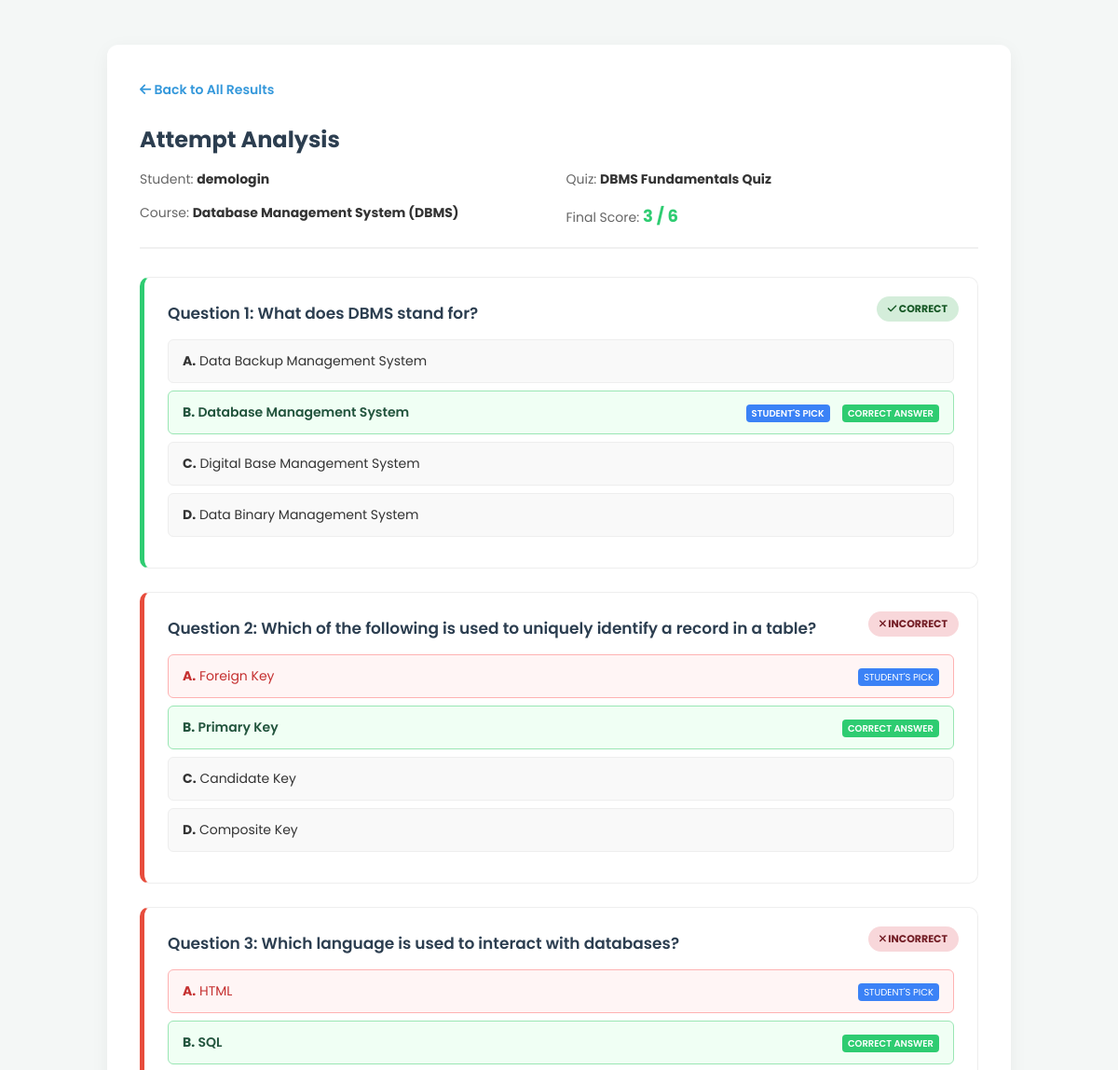
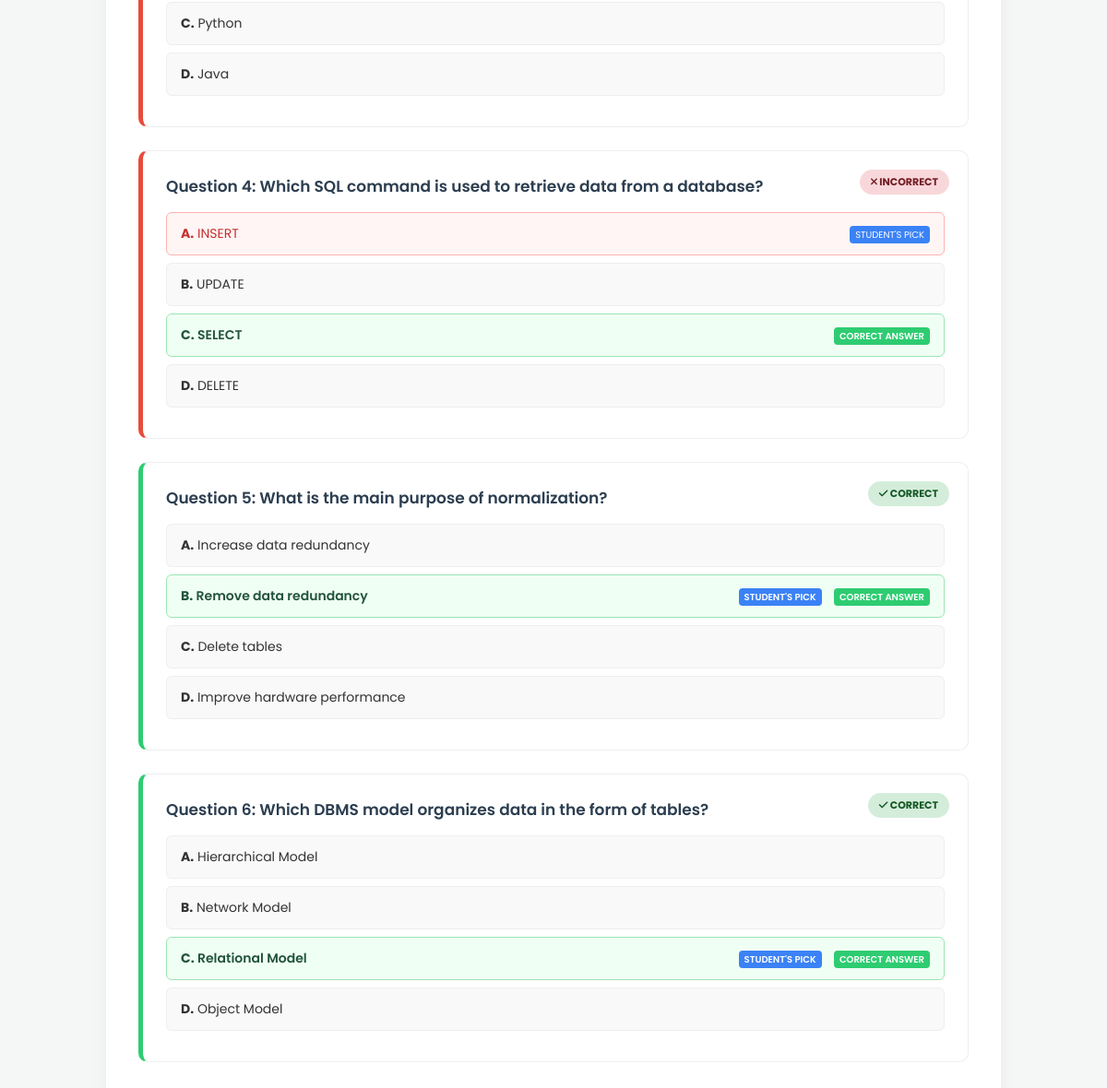
Screenshot of /admin_view_quiz_details.php?attempt_id=18 (signed in) with the database file from the repository (2 pictures, top to bottom).
### tables this page shows
CREATE TABLE `quiz_attempts` (
  `id` int(11) UNSIGNED NOT NULL,
  `quiz_id` int(11) UNSIGNED NOT NULL,
  `user_id` int(11) UNSIGNED NOT NULL,
  `score` int(11) NOT NULL,
  `total_questions` int(11) NOT NULL,
  `attempted_at` timestamp NOT NULL DEFAULT current_timestamp()
);

CREATE TABLE `users` (
  `id` int(11) UNSIGNED NOT NULL,
  `First_Name` varchar(50) NOT NULL,
  `Last_Name` varchar(50) NOT NULL,
  `User_Name` varchar(100) NOT NULL,
  `email` varchar(100) NOT NULL,
  `password` varchar(255) NOT NULL,
  `role` varchar(20) DEFAULT 'student',
  `created_at` timestamp NOT NULL DEFAULT current_timestamp(),
  `phone` varchar(20) DEFAULT '-',
  `skill` varchar(100) DEFAULT '-',
  `bio` text DEFAULT NULL,
  `profile_pic` varchar(255) DEFAULT NULL,
  `cover_photo` varchar(255) DEFAULT NULL,
  `facebook` varchar(255) DEFAULT NULL,
  `twitter` varchar(255) DEFAULT NULL,
  `linkedin` varchar(255) DEFAULT NULL,
  `website` varchar(255) DEFAULT NULL,
  `github` varchar(255) DEFAULT NULL
);

CREATE TABLE `quizzes` (
  `id` int(11) UNSIGNED NOT NULL,
  `course_id` int(11) UNSIGNED NOT NULL,
  `title` varchar(255) NOT NULL,
  `created_at` timestamp NOT NULL DEFAULT current_timestamp()
);

CREATE TABLE `courses` (
  `id` int(11) UNSIGNED NOT NULL,
  `title` varchar(255) NOT NULL,
  `description` text DEFAULT NULL,
  `level` varchar(50) DEFAULT 'Beginner',
  `thumbnail` varchar(255) DEFAULT NULL,
  `total_enrolled` int(11) DEFAULT 0,
  `created_at` timestamp NOT NULL DEFAULT current_timestamp()
);

CREATE TABLE `quiz_responses` (
  `id` int(11) NOT NULL,
  `attempt_id` int(11) DEFAULT NULL,
  `question_id` int(11) DEFAULT NULL,
  `selected_option` varchar(2) DEFAULT NULL,
  `is_correct` tinyint(1) DEFAULT NULL
);

CREATE TABLE `quiz_questions` (
  `id` int(11) UNSIGNED NOT NULL,
  `quiz_id` int(11) UNSIGNED NOT NULL,
  `question_text` text NOT NULL,
  `option_a` varchar(255) NOT NULL,
  `option_b` varchar(255) NOT NULL,
  `option_c` varchar(255) NOT NULL,
  `option_d` varchar(255) NOT NULL,
  `correct_option` enum('A','B','C','D') NOT NULL
);

### admin_view_quiz_details.php (the view, shortened to what this page needs)
<?php
require 'db_connect.php';
$attempt_id = intval($_GET['attempt_id']);
$info_sql = "SELECT qa.*, u.User_Name, q.title as quiz_title, c.title as course_title
             FROM quiz_attempts qa
             JOIN users u ON qa.user_id = u.id
             JOIN quizzes q ON qa.quiz_id = q.id
             JOIN courses c ON q.course_id = c.id
             WHERE qa.id = $attempt_id";
$info_res = $conn->query($info_sql);
$info = $info_res->fetch_assoc();
$responses_sql = "SELECT qr.*, q.question_text, q.option_a, q.option_b, q.option_c, q.option_d, q.correct_option
                  FROM quiz_responses qr
                  JOIN quiz_questions q ON qr.question_id = q.id
                  WHERE qr.attempt_id = $attempt_id";
$responses = $conn->query($responses_sql);
?>
<!DOCTYPE html>
<html lang="en">
<head>
    <link rel="stylesheet" href="https://cdnjs.cloudflare.com/ajax/libs/font-awesome/6.0.0/css/all.min.css">
</head>
<body>
<div class="container">
    <a href="admin_quiz_results.php" class="btn-back"><i class="fas fa-arrow-left"></i> Back to All Results</a>
    <div class="header-section">
        <h2>Attempt Analysis</h2>
        <div class="header-grid">
            <div class="header-item">Student: <strong><?php echo htmlspecialchars($info['User_Name']); ?></strong></div>
            <div class="header-item">Quiz: <strong><?php echo htmlspecialchars($info['quiz_title']); ?></strong></div>
            <div class="header-item">Course: <strong><?php echo htmlspecialchars($info['course_title']); ?></strong></div>
            <div class="header-item">Final Score: <strong style="color: #2ecc71; font-size: 18px;"><?php echo $info['score']; ?> / <?php echo $info['total_questions']; ?></strong></div>
        </div>
    </div>
    <?php if ($responses->num_rows > 0): ?>
        <?php $count = 1; while($row = $responses->fetch_assoc()): ?>
            <div class="question-box <?php echo $row['is_correct'] ? 'correct-border' : 'wrong-border'; ?>">
                <span class="status-badge <?php echo $row['is_correct'] ? 'status-correct' : 'status-wrong'; ?>">
                    <?php echo $row['is_correct'] ? '<i class="fas fa-check"></i> Correct' : '<i class="fas fa-times"></i> Incorrect'; ?>
                </span>
                <span class="question-text">Question <?php echo $count++; ?>: <?php echo htmlspecialchars($row['question_text']); ?></span>
                <?php
                    $options = [
                        'A' => $row['option_a'],
                        'B' => $row['option_b'],
                        'C' => $row['option_c'],
                        'D' => $row['option_d']
                    ];
                    foreach($options as $key => $val):
                        $row_class = "";
                        if($key == $row['selected_option']) {
                            $row_class = $row['is_correct'] ? 'opt-is-correct' : 'opt-selected-wrong';
                        }
                        elseif($key == $row['correct_option']) {
                            $row_class = 'opt-is-correct';
                        }
                ?>
                    <div class="option-row <?php echo $row_class; ?>">
                        <span><strong><?php echo $key; ?>.</strong> <?php echo htmlspecialchars($val); ?></span>
                        <div>
                            <?php if($key == $row['selected_option']): ?>
                                <span class="label-pill pill-user">Student's Pick</span>
                            <?php endif; ?>
                            <?php if($key == $row['correct_option']): ?>
                                <span class="label-pill pill-correct">Correct Answer</span>
                            <?php endif; ?>
                        </div>
                    </div>
                <?php endforeach; ?>
            </div>
        <?php endwhile; ?>
    <?php endif; ?>
</div>
</body>
</html>

### admin_view_quiz_details.php (style rules this page uses)
body { font-family: 'Poppins', sans-serif; background: #f4f7f6; padding: 40px; color: #333; }
.container { max-width: 900px; margin: auto; background: white; padding: 35px; border-radius: 12px; box-shadow: 0 5px 20px rgba(0,0,0,0.05); }
.btn-back { display: inline-block; margin-bottom: 25px; color: #3498db; text-decoration: none; font-weight: 600; font-size: 14px; transition: 0.3s; }
.header-section { border-bottom: 2px solid #f0f0f0; padding-bottom: 20px; margin-bottom: 30px; }
.header-section h2 { margin: 0; color: #2c3e50; font-size: 24px; }
.header-grid { display: grid; grid-template-columns: 1fr 1fr; gap: 15px; margin-top: 15px; }
.header-item { font-size: 14px; color: #666; }
.header-item strong { color: #333; }
.question-box { background: #fff; padding: 25px; border-radius: 10px; border: 1px solid #eee; margin-bottom: 25px; position: relative; }
.question-box.correct-border { border-left: 5px solid #2ecc71; }
.question-box.wrong-border { border-left: 5px solid #e74c3c; }
.status-badge { position: absolute; top: 20px; right: 20px; padding: 5px 12px; border-radius: 20px; font-size: 11px; font-weight: 700; text-transform: uppercase; }
.status-correct { background: #d4edda; color: #155724; }
.status-wrong { background: #f8d7da; color: #721c24; }
.question-text { font-size: 17px; font-weight: 600; margin-bottom: 15px; display: block; color: #2c3e50; }
.option-row { padding: 12px 15px; margin: 8px 0; border-radius: 6px; font-size: 14px; background: #f9f9f9; border: 1px solid #eee; display: flex; justify-content: space-between; }
.opt-selected-wrong { background: #fff5f5; border-color: #feb2b2; color: #c53030; }
.opt-is-correct { background: #f0fff4; border-color: #9ae6b4; color: #22543d; font-weight: 600; }
.label-pill { font-size: 10px; padding: 2px 6px; border-radius: 4px; text-transform: uppercase; margin-left: 10px; }
.pill-user { background: #3b82f6; color: white; }
.pill-correct { background: #2ecc71; color: white; }

### rows the page displays
quiz_attempts: user.User_Name "demologin", quiz.title "DBMS Fundamentals Quiz", courses.title "Database Management System (DBMS)", score "3", total_questions "6"
quiz_responses: is_correct 1 (drawn), quiz_questions.question_text "What does DBMS stand for?", key "A", quiz_questions.option_a "Data Backup Management System", key "B", quiz_questions.option_b "Database Management System", selected_option "STUDENT'S PICK", key "C", quiz_questions.option_c "Digital Base Management System", key "D", quiz_questions.option_d "Data Binary Management System"
quiz_responses: is_correct 0 (drawn), quiz_questions.question_text "Which of the following is used to uniquely identify a record in a table?", key "A", quiz_questions.option_a "Foreign Key", selected_option "STUDENT'S PICK", key "B", quiz_questions.option_b "Primary Key", key "C", quiz_questions.option_c "Candidate Key", key "D", quiz_questions.option_d "Composite Key"
quiz_responses: is_correct 0 (drawn), quiz_questions.question_text "Which language is used to interact with databases?", key "A", quiz_questions.option_a "HTML", selected_option "STUDENT'S PICK", key "B", quiz_questions.option_b "SQL", key "C", quiz_questions.option_c "Python", key "D", quiz_questions.option_d "Java"
quiz_responses: is_correct 0 (drawn), quiz_questions.question_text "Which SQL command is used to retrieve data from a database?", key "A", quiz_questions.option_a "INSERT", selected_option "STUDENT'S PICK", key "B", quiz_questions.option_b "UPDATE", key "C", quiz_questions.option_c "SELECT", key "D", quiz_questions.option_d "DELETE"
quiz_responses: is_correct 1 (drawn), quiz_questions.question_text "What is the main purpose of normalization?", key "A", quiz_questions.option_a "Increase data redundancy", key "B", quiz_questions.option_b "Remove data redundancy", selected_option "STUDENT'S PICK", key "C", quiz_questions.option_c "Delete tables", key "D", quiz_questions.option_d "Improve hardware performance"
quiz_responses: is_correct 1 (drawn), quiz_questions.question_text "Which DBMS model organizes data in the form of tables?", key "A", quiz_questions.option_a "Hierarchical Model", key "B", quiz_questions.option_b "Network Model", key "C", quiz_questions.option_c "Relational Model", selected_option "STUDENT'S PICK", key "D", quiz_questions.option_d "Object Model"
